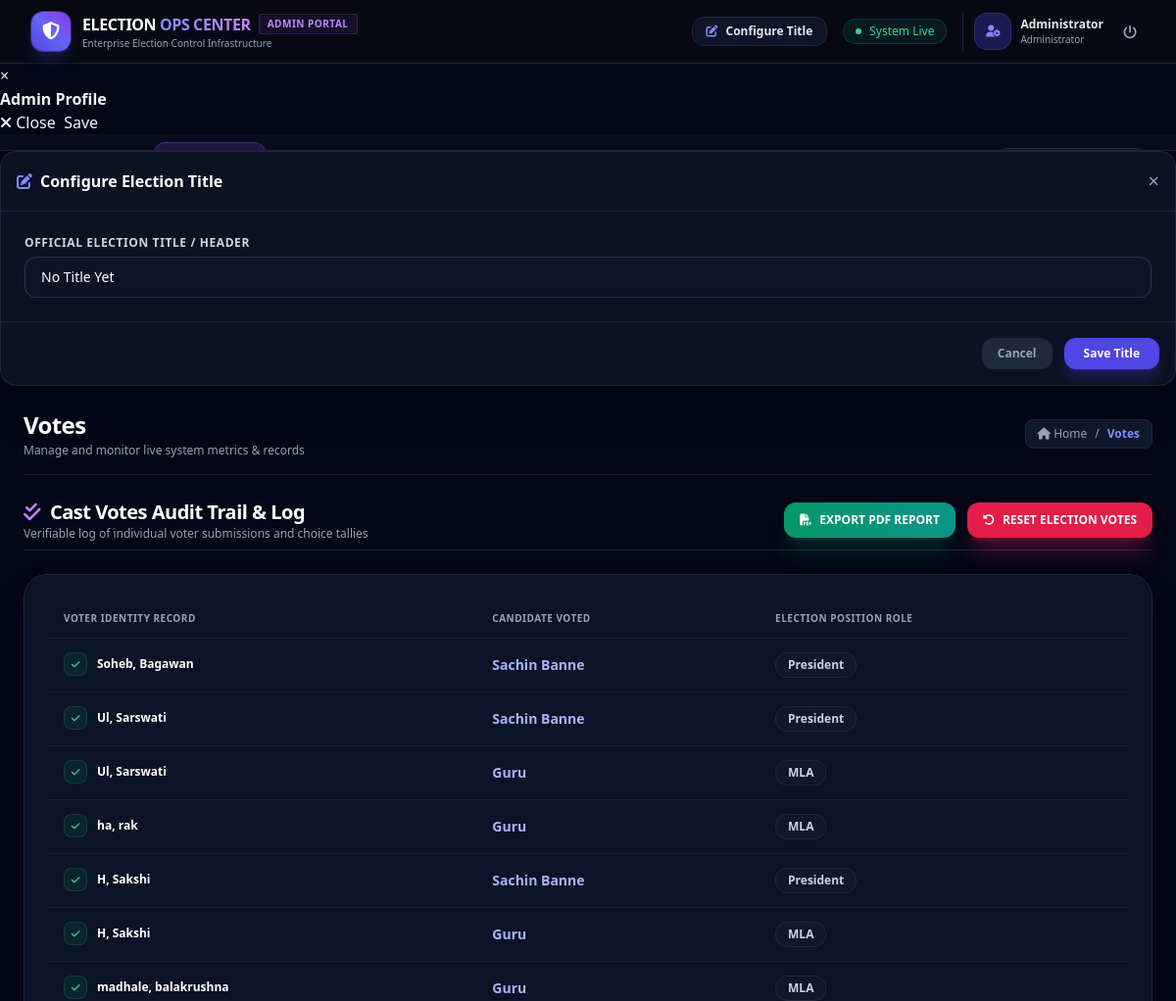
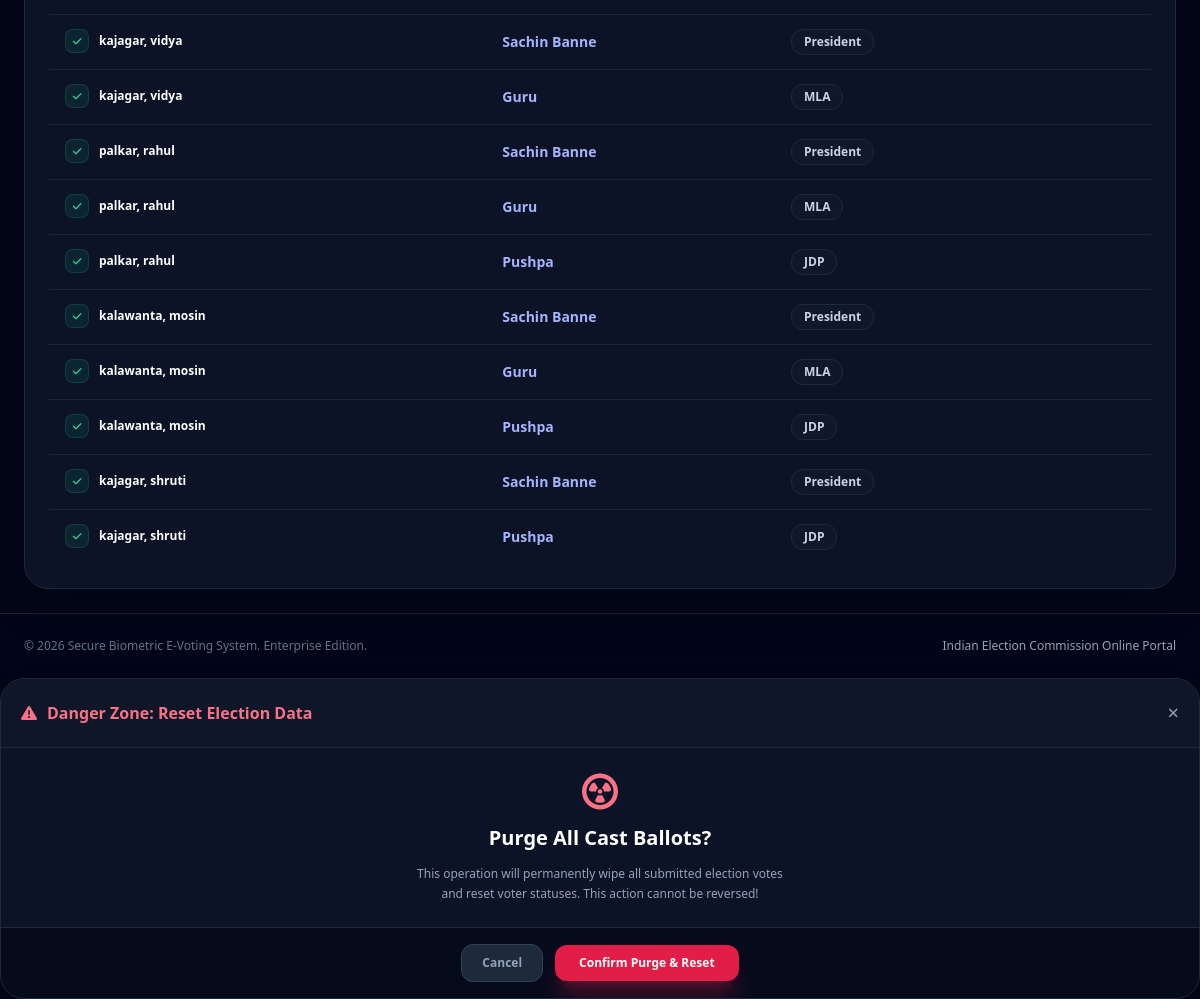
The page /administrator/votes/view (signed in) on the database its author committed (2 pictures, top to bottom).
### account/models.py (models this page shows, shortened)
class CustomUser(AbstractUser):
    USER_TYPE = ((1, "Admin"), (2, "Voter"))
    username = None  # Removed username, using email instead
    email = models.EmailField(unique=True)
    user_type = models.CharField(default=2, choices=USER_TYPE, max_length=1)
    created_at = models.DateTimeField(auto_now_add=True)
    updated_at = models.DateTimeField(auto_now=True)
    USERNAME_FIELD = "email"
    REQUIRED_FIELDS = []
    objects = CustomUserManager()

### voting/models.py (models this page shows, shortened)
class Votes(models.Model):
    voter = models.ForeignKey(Voter, on_delete=models.CASCADE)
    position = models.ForeignKey(Position, on_delete=models.CASCADE)
    candidate = models.ForeignKey(Candidate, on_delete=models.CASCADE)

class Voter(models.Model):
    admin = models.OneToOneField(CustomUser, on_delete=models.CASCADE)
    phone = models.CharField(max_length=11, unique=True)  # Used for OTP
    otp = models.CharField(max_length=10, null=True)
    verified = models.BooleanField(default=False)
    voted = models.BooleanField(default=False)
    otp_sent = models.IntegerField(default=0)  # Control how many OTPs are sent
    aadhaar_card = models.CharField(max_length=12, unique=True)  # Aadhaar card number
    iris_image = models.ImageField(upload_to='iris_images/', null=True, blank=True)  # Upload directory
    smartid = models.CharField(max_length=8, unique=True, blank=True, null=True)  # New field for unique ID
    def __str__(self):
        return f"{self.admin.last_name}, {self.admin.first_name}"

class Candidate(models.Model):
    fullname = models.CharField(max_length=50)
    photo = models.ImageField(upload_to="candidates")
    bio = models.TextField()
    position = models.ForeignKey(Position, on_delete=models.CASCADE)
    def __str__(self):
        return self.fullname

class Position(models.Model):
    name = models.CharField(max_length=50, unique=True)
    max_vote = models.IntegerField()
    priority = models.IntegerField()
    def __str__(self):
        return self.name

### administrator/views.py (the view)
# urls.py: path('votes/view', views.viewVotes, name='viewVotes'),
def viewVotes(request):
    votes = Votes.objects.all()
    context = {
        'votes': votes,
        'page_title': 'Votes'
    }
    return render(request, "admin/votes.html", context)

### voting/context_processors.py (called while the page is built)
def ElectionTitle(request):
    context = {}
    title = "No Title Yet"
    try:
        file = open(settings.ELECTION_TITLE_PATH, 'r')
        title = file.read()
    except:
        pass
    context['TITLE'] = title
    return context

### administrator/templates/admin/votes.html (shortened to what this page needs)
{% extends 'root.html' %}
{% load static %}
{% block content %}
<div class="space-y-6">
  <div class="flex flex-col sm:flex-row sm:items-center justify-between gap-4 pb-2 border-b border-slate-800">
    <div>
      <h2 class="text-xl font-bold text-white tracking-tight flex items-center font-display">
        <i class="fa-solid fa-check-double text-purple-400 mr-2.5"></i> Cast Votes Audit Trail & Log
      </h2>
      <p class="text-xs text-slate-400">Verifiable log of individual voter submissions and choice tallies</p>
    </div>
    <div class="flex items-center space-x-3">
      <a href="{% url 'printResult' %}" class="inline-flex items-center justify-center px-4 py-2.5 rounded-xl text-xs font-bold text-white bg-gradient-to-r from-emerald-600 to-teal-600 hover:from-emerald-500 hover:to-teal-500 shadow-xl shadow-emerald-600/20 transition-all font-display">
        <i class="fa-solid fa-file-pdf mr-2"></i> EXPORT PDF REPORT
      </a>
      <button type="button"
              data-toggle="modal"
              data-target="#reset"
              class="inline-flex items-center justify-center px-4 py-2.5 rounded-xl text-xs font-bold text-white bg-rose-600 hover:bg-rose-500 shadow-xl shadow-rose-600/30 transition-all font-display">
        <i class="fa-solid fa-rotate-left mr-2"></i> RESET ELECTION VOTES
      </button>
    </div>
  </div>
  <div class="glass-card-elevated rounded-3xl p-6 border border-slate-800 shadow-2xl space-y-4">
    <div class="overflow-x-auto">
      <table id="example1" class="w-full text-left border-collapse text-xs">
        <thead>
          <tr class="border-b border-slate-800 text-slate-400 uppercase font-semibold text-[10px] tracking-wider">
            <th class="py-3 px-4">Voter Identity Record</th>
            <th class="py-3 px-4">Candidate Voted</th>
            <th class="py-3 px-4">Election Position Role</th>
          </tr>
        </thead>
        <tbody class="divide-y divide-slate-800/80 text-slate-200">
          {% for vote in votes %}
          <tr class="hover:bg-slate-900/50 transition-colors">
            <td class="py-3.5 px-4 font-bold text-white flex items-center space-x-2.5">
              <span class="w-6 h-6 rounded-lg bg-emerald-500/10 text-emerald-400 border border-emerald-500/20 flex items-center justify-center text-[10px]">
                <i class="fa-solid fa-check"></i>
              </span>
              <span class="font-display">{{ vote.voter }}</span>
            </td>
            <td class="py-3.5 px-4 font-bold text-indigo-300 text-sm font-display">{{ vote.candidate }}</td>
            <td class="py-3.5 px-4">
              <span class="inline-flex items-center px-3 py-1 rounded-xl text-xs font-bold bg-slate-900 text-slate-300 border border-slate-800">
                {{ vote.position }}
              </span>
            </td>
          </tr>
          {% endfor %}
        </tbody>
      </table>
    </div>
  </div>
</div>
{% endblock content %}
{% block modal %}
<div class="modal fade" id="reset" tabindex="-1" role="dialog" aria-hidden="true">
  <div class="modal-dialog modal-dialog-centered" role="document">
    <div class="modal-content glass-card-elevated border border-slate-800 text-slate-100 rounded-3xl shadow-2xl text-center overflow-hidden">
      <div class="modal-header border-b border-slate-800 p-5 flex items-center justify-between bg-slate-900/80">
        <h5 class="modal-title font-bold text-base text-rose-400 flex items-center font-display">
          <i class="fa-solid fa-triangle-exclamation mr-2.5"></i> Danger Zone: Reset Election Data
        </h5>
        <button type="button" class="close text-slate-400 hover:text-white text-xl" data-dismiss="modal" aria-label="Close">
          <span aria-hidden="true">&times;</span>
        </button>
      </div>
      <div class="modal-body p-6 space-y-3">
        <i class="fa-solid fa-circle-radiation text-4xl text-rose-400 animate-pulse"></i>
        <h3 class="text-xl font-bold text-white font-display">Purge All Cast Ballots?</h3>
        <p class="text-xs text-slate-400 leading-relaxed max-w-sm mx-auto">
          This operation will permanently wipe all submitted election votes and reset voter statuses. This action cannot be reversed!
        </p>
      </div>
      <div class="modal-footer border-t border-slate-800 p-4 flex items-center justify-center space-x-3 bg-slate-950/60">
        <button type="button" class="px-5 py-2.5 rounded-xl text-xs font-bold text-slate-400 hover:text-white bg-slate-800 border border-slate-700" data-dismiss="modal">Cancel</button>
        <a href="{% url 'resetVote' %}" class="px-6 py-2.5 rounded-xl text-xs font-bold text-white bg-rose-600 hover:bg-rose-500 shadow-xl shadow-rose-600/30">
          Confirm Purge & Reset
        </a>
      </div>
    </div>
  </div>
</div>
{% endblock modal %}

### administrator/templates/navbar.html
{% load static %}
<header class="sticky top-0 z-40 bg-[#070a12]/90 backdrop-blur-xl border-b border-slate-800/80 px-4 sm:px-8 py-3">
  <div class="max-w-7xl mx-auto flex items-center justify-between">
    <div class="flex items-center space-x-3">
      <a href="{% url 'adminDashboard' %}" class="flex items-center space-x-3 group">
        <div class="w-10 h-10 rounded-xl bg-gradient-to-tr from-indigo-600 via-indigo-500 to-purple-600 flex items-center justify-center text-white shadow-lg shadow-indigo-600/30 ring-1 ring-indigo-400/30 group-hover:scale-105 transition-transform">
          <i class="fa-solid fa-shield-halved text-lg"></i>
        </div>
        <div>
          <div class="flex items-center space-x-2">
            <span class="font-display text-base font-extrabold text-white tracking-tight">
              ELECTION <span class="bg-gradient-to-r from-indigo-400 to-purple-400 bg-clip-text text-transparent">OPS CENTER</span>
            </span>
            <span class="px-2 py-0.5 rounded text-[10px] font-semibold uppercase tracking-wider bg-purple-500/10 text-purple-400 border border-purple-500/20">
              Admin Portal
            </span>
          </div>
          <span class="text-[10px] text-slate-400 font-medium block">Enterprise Election Control Infrastructure</span>
        </div>
      </a>
    </div>
    <div class="flex items-center space-x-3 sm:space-x-4">
      {% if request.user.user_type == '1' %}
      <button type="button"
              data-toggle="modal"
              data-target="#config"
              class="hidden sm:inline-flex items-center px-3.5 py-1.5 rounded-xl text-xs font-semibold text-slate-200 bg-slate-900/90 hover:bg-slate-800 border border-slate-800 hover:border-slate-700 transition-all shadow-sm">
        <i class="fa-solid fa-pen-to-square text-indigo-400 mr-2"></i>
        <span>Configure Title</span>
      </button>
      {% endif %}
      <div class="hidden md:flex items-center px-3 py-1 rounded-full text-xs font-medium bg-emerald-500/10 text-emerald-400 border border-emerald-500/20 shadow-sm">
        <span class="w-1.5 h-1.5 rounded-full bg-emerald-400 mr-2 animate-pulse"></span>
        System Live
      </div>
      <div class="flex items-center space-x-3 pl-3 border-l border-slate-800">
        <div class="flex items-center space-x-2.5">
          <div class="w-9 h-9 rounded-xl bg-indigo-600/30 text-indigo-400 flex items-center justify-center font-bold text-xs ring-1 ring-indigo-500/40 font-display">
            <i class="fa-solid fa-user-gear"></i>
          </div>
          <div class="hidden lg:block text-left">
            <span class="block text-xs font-bold text-slate-200">
              {{ request.user.first_name|default:request.user.email }}
            </span>
            <span class="block text-[10px] text-slate-400 font-medium">Administrator</span>
          </div>
        </div>
        <a href="{% url 'account_logout' %}"
           title="Sign Out"
           class="p-2 rounded-xl text-slate-400 hover:text-rose-400 hover:bg-rose-500/10 transition-colors">
          <i class="fa-solid fa-power-off text-sm"></i>
        </a>
      </div>
    </div>
  </div>
</header>
{% include "bio.html" %}

### administrator/templates/header.html (style rules this page uses)
html, body { height: 100%; margin: 0; padding: 0; background-color: #070a12; color: #f1f5f9; font-family: 'Plus Jakarta Sans', sans-serif; }
.glass-card-elevated { background: rgba(15, 23, 42, 0.85); backdrop-filter: blur(24px); border: 1px solid rgba(255, 255, 255, 0.12); box-shadow: 0 20px 50px rgba(0, 0, 0, 0.5); }

### rows shown on the page
CustomUser: user.first_name "Administrator"
Votes: voter "Soheb, Bagawan", candidate "Sachin Banne", position "President"
Votes: voter "Ul, Sarswati", candidate "Sachin Banne", position "President"
Votes: voter "Ul, Sarswati", candidate "Guru", position "MLA"
Votes: voter "ha, rak", candidate "Guru", position "MLA"
Votes: voter "H, Sakshi", candidate "Sachin Banne", position "President"
Votes: voter "H, Sakshi", candidate "Guru", position "MLA"
Votes: voter "madhale, balakrushna", candidate "Guru", position "MLA"
Votes: voter "kajagar, vidya", candidate "Sachin Banne", position "President"
Votes: voter "kajagar, vidya", candidate "Guru", position "MLA"
Votes: voter "palkar, rahul", candidate "Sachin Banne", position "President"
Votes: voter "palkar, rahul", candidate "Guru", position "MLA"
Votes: voter "palkar, rahul", candidate "Pushpa", position "JDP"
Votes: voter "kalawanta, mosin", candidate "Sachin Banne", position "President"
Votes: voter "kalawanta, mosin", candidate "Guru", position "MLA"
Votes: voter "kalawanta, mosin", candidate "Pushpa", position "JDP"
Votes: voter "kajagar, shruti", candidate "Sachin Banne", position "President"
Votes: voter "kajagar, shruti", candidate "Pushpa", position "JDP"

### other values the page prints
{{ page_title }} "Votes"
